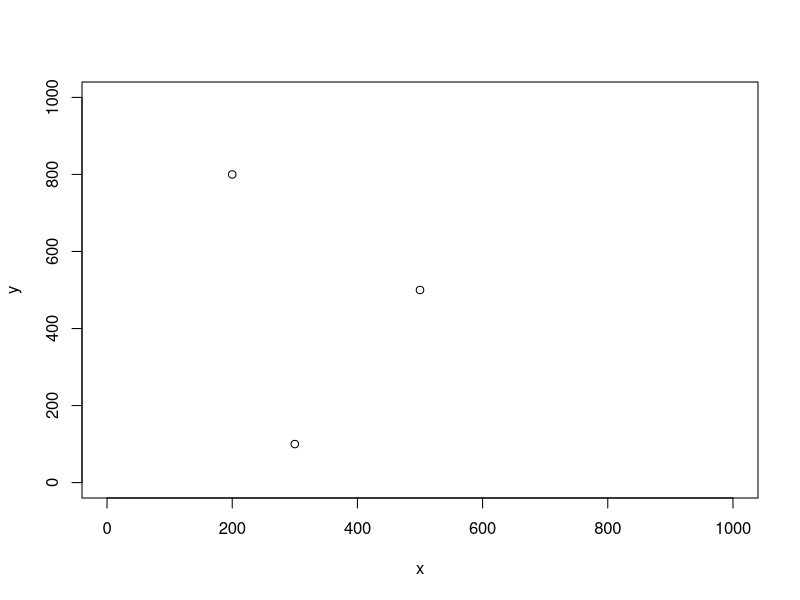
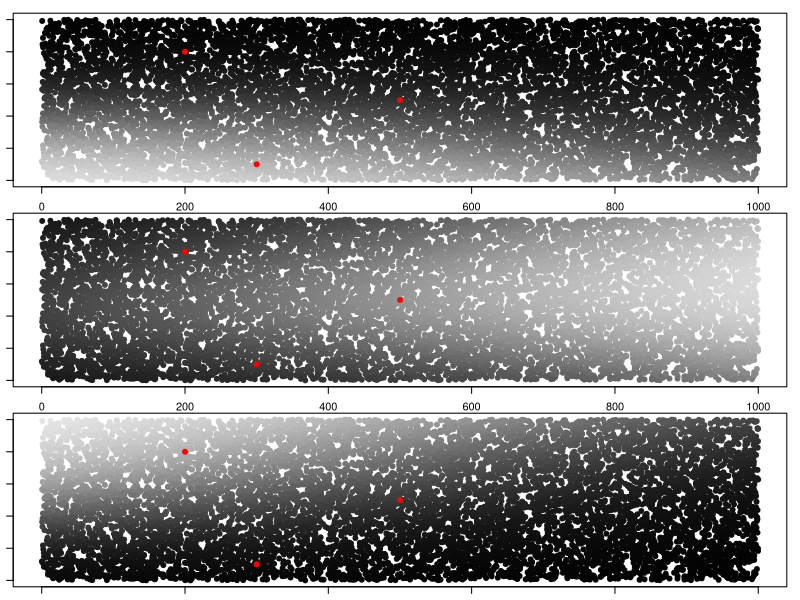
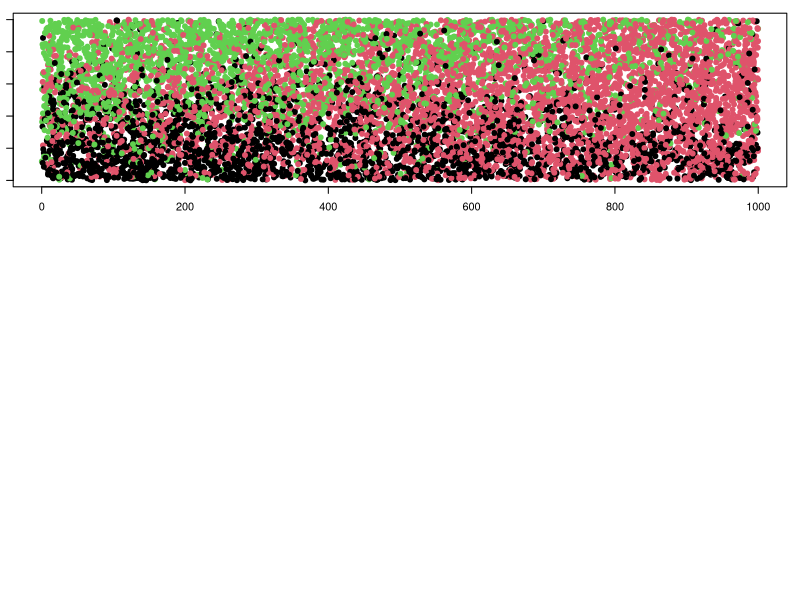

R code for these plots, in order: (Note: this script raises an error after producing the figures.)
rm(list=ls())
library('ggplot2')
set.seed(3)

#trees
ntrees=10000
coord=data.frame(x=runif(ntrees,min=0,max=1000),
                 y=runif(ntrees,min=0,max=1000))

#center of each group
center=data.frame(x=c(300,500,200),
                  y=c(100,500,800))
plot(y~x,data=center,xlim=c(0,1000),ylim=c(0,1000))

#theta
nclust=3
sd1=300 #originally 100
theta=data.frame(gr1=dnorm(coord$x,mean=center$x[1],sd=sd1)*
                     dnorm(coord$y,mean=center$y[1],sd=sd1),
                 gr2=dnorm(coord$x,mean=center$x[2],sd=sd1)*
                     dnorm(coord$y,mean=center$y[2],sd=sd1),
                 gr3=dnorm(coord$x,mean=center$x[3],sd=sd1)*
                     dnorm(coord$y,mean=center$y[3],sd=sd1))
theta=theta/apply(theta,1,sum)
apply(theta,2,range)
theta.true=theta
# apply(theta,1,sum)

par(mfrow=c(3,1),mar=rep(1,4))
plot(y~x,data=coord,col=grey(theta$gr1),pch=19)
points(y~x,data=center,pch=19,col='red')
plot(y~x,data=coord,col=grey(theta$gr2),pch=19)
points(y~x,data=center,pch=19,col='red')
plot(y~x,data=coord,col=grey(theta$gr3),pch=19)
points(y~x,data=center,pch=19,col='red')

#phi for each cluster
nspp=50
tmp=rbeta(nspp*nclust,0.1,0.1)
ind=sample(1:(nspp*nclust),size=25)
tmp[ind]=4
tmp1=matrix(tmp,nclust,nspp)
phi=tmp1/apply(tmp1,1,sum)
phi.true=phi
# head(round(phi[,1:10],3))
# hist(phi[5,])

#get cluster membership for each tree
for (i in 1:ntrees){
  tmp=rmultinom(1,size=1,prob=theta[i,])
  ind=which(tmp==1)
  coord$psi[i]=ind
  
  #which species?
  tmp=rmultinom(1,size=1,prob=phi[ind,])
  ind=which(tmp==1)
  coord$spp[i]=ind
}

#spatial distribution of communities
plot(y~x,data=coord,col=coord$psi,pch=19)

#export results
setwd('U:\\GIT_models\\SpatLDA\\fake data')
# ind=which(colnames(coord)%in%c('psi','omega'))
# write.csv(coord[,-ind],'fake data.csv',row.names=F)
write.csv(coord,'fake data.csv',row.names=F)
#--------------------------------
#based on these settings, 
#what would a map of the probability of each cluster look like?
coord=expand.grid(x=seq(from=0,to=1000,by=10),
                  y=seq(from=0,to=1000,by=10))

theta=data.frame(gr1=dnorm(coord$x,mean=center$x[1],sd=sd1)*
                   dnorm(coord$y,mean=center$y[1],sd=sd1),
                 gr2=dnorm(coord$x,mean=center$x[2],sd=sd1)*
                   dnorm(coord$y,mean=center$y[2],sd=sd1),
                 gr3=dnorm(coord$x,mean=center$x[3],sd=sd1)*
                   dnorm(coord$y,mean=center$y[3],sd=sd1))
theta=theta/apply(theta,1,sum)
coord1=cbind(coord,theta)

setwd('U:\\GIT_models\\SpatLDA\\fake data')
write.csv(coord1,'fake data proportions.csv',row.names=F)
write.csv(phi.true,'fake data phi.csv',row.names=F)

#plot results
library(gridExtra)
library(grid)
p1=ggplot() +
  geom_tile(data = coord1, alpha = 0.8,aes(x = x, y = y,fill = gr1)) +
  scale_fill_gradient2(low = "cyan", mid = "red",high='purple',limits=c(0,1),midpoint=0.5) 
p2=ggplot() +
  geom_tile(data = coord1, alpha = 0.8,aes(x = x, y = y,fill = gr2)) +
  scale_fill_gradient2(low = "cyan", mid = "red",high='purple',limits=c(0,1),midpoint=0.5) 
p3=ggplot() +
  geom_tile(data = coord1, alpha = 0.8,aes(x = x, y = y,fill = gr3)) +
  scale_fill_gradient2(low = "cyan", mid = "red",high='purple',limits=c(0,1),midpoint=0.5) 
grid.arrange(p1, p2, p3,nrow = 1)
